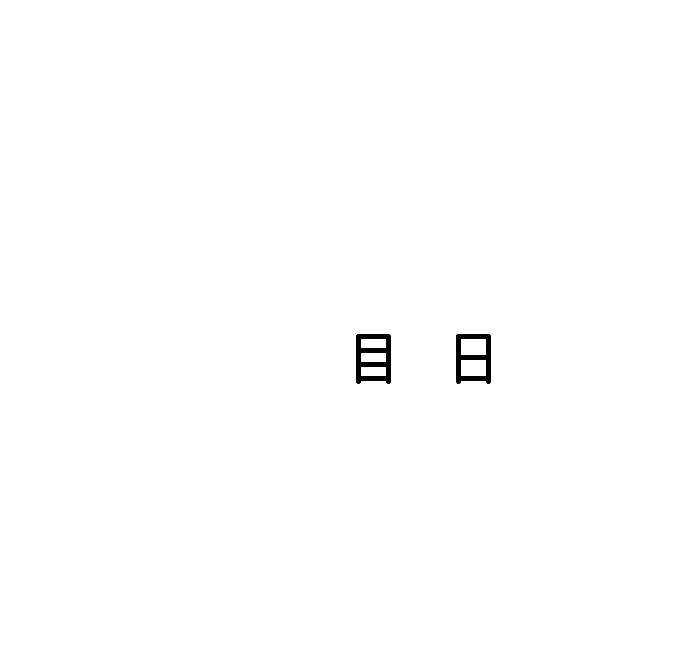

Reproduce this figure in Python.
import os
import turtle
import random
import math
import PIL
from PIL import ImageGrab
from PIL import Image
from shapes import Rhombus

this_dir = os.getcwd()
bounds = (366, 140, 1060, 800)

class EyeKanji:
	def __init__(self, x0, y0):
		self.turt = turtle.Turtle()
		self.x = x0
		self.y = y0

	def setup(self):
		self.turt.hideturtle()
		self.turt.penup()
		self.turt.width(5)
		self.turt.goto(self.x, self.y)

	def draw(self):
		self.turt.pendown()
		self.turt.setheading(270)
		self.turt.forward(45)
		self.turt.penup()
		self.turt.goto(self.x, self.y)
		self.turt.setheading(0)
		self.turt.pendown()
		self.turt.forward(30)
		self.turt.setheading(270)
		self.turt.forward(45)
		self.turt.penup()
		self.turt.goto(self.x, self.y - 14)
		self.turt.setheading(0)
		self.turt.pendown()
		self.turt.forward(30)
		self.turt.penup()
		self.turt.goto(self.x, self.y - 28)
		self.turt.setheading(0)
		self.turt.pendown()
		self.turt.forward(30)
		self.turt.penup()
		self.turt.goto(self.x, self.y - 42)
		self.turt.setheading(0)
		self.turt.pendown()
		self.turt.forward(30)

class DayKanji:
	def __init__(self, x0, y0):
		self.turt = turtle.Turtle()
		self.x = x0
		self.y = y0

	def setup(self):
		self.turt.hideturtle()
		self.turt.penup()
		self.turt.width(5)
		self.turt.goto(self.x, self.y)

	def draw(self):
		self.turt.pendown()
		self.turt.setheading(270)
		self.turt.forward(45)
		self.turt.penup()
		self.turt.goto(self.x, self.y)
		self.turt.setheading(0)
		self.turt.pendown()
		self.turt.forward(30)
		self.turt.setheading(270)
		self.turt.forward(45)
		self.turt.penup()
		self.turt.goto(self.x, self.y - 21)
		self.turt.setheading(0)
		self.turt.pendown()
		self.turt.forward(30)
		self.turt.penup()
		self.turt.goto(self.x, self.y - 42)
		self.turt.setheading(0)
		self.turt.pendown()
		self.turt.forward(30)

def run():
	eye = EyeKanji(0, 0)
	eye.setup()
	eye.draw()

	day = DayKanji(100, 0)
	day.setup()
	day.draw()

	img = ImageGrab.grab(bbox=bounds)
	img.save(this_dir + '/tartle10/tart.png', quality=95)

